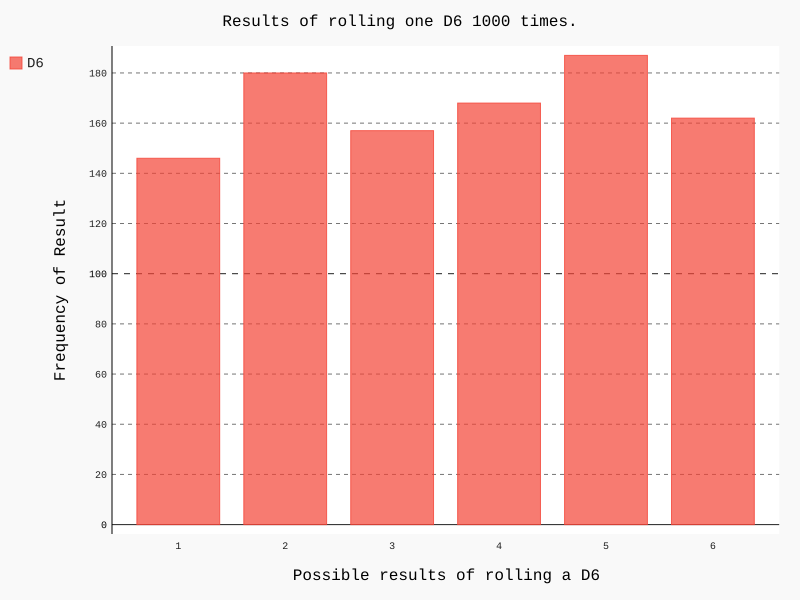

The Python source for this figure:
import pygal

from die import Die

# Create a D6
die = Die()

# Make some rolls, and store results in a list.
results = []
for roll_num in range(1000):
    result = die.roll()
    results.append(result)

# Analyze the results.
frequencies = []
for value in range(1, die.num_sides+1):
    frequency = results.count(value)
    frequencies.append(frequency)

# Visualize the results.
hist = pygal.Bar()
hist.title = "Results of rolling one D6 1000 times."
hist.x_labels = ['1', '2', '3', '4', '5', '6']
hist.x_title = "Possible results of rolling a D6"
hist.y_title = "Frequency of Result"
hist.add('D6', frequencies)
hist.render_to_file('die_visual.svg')
